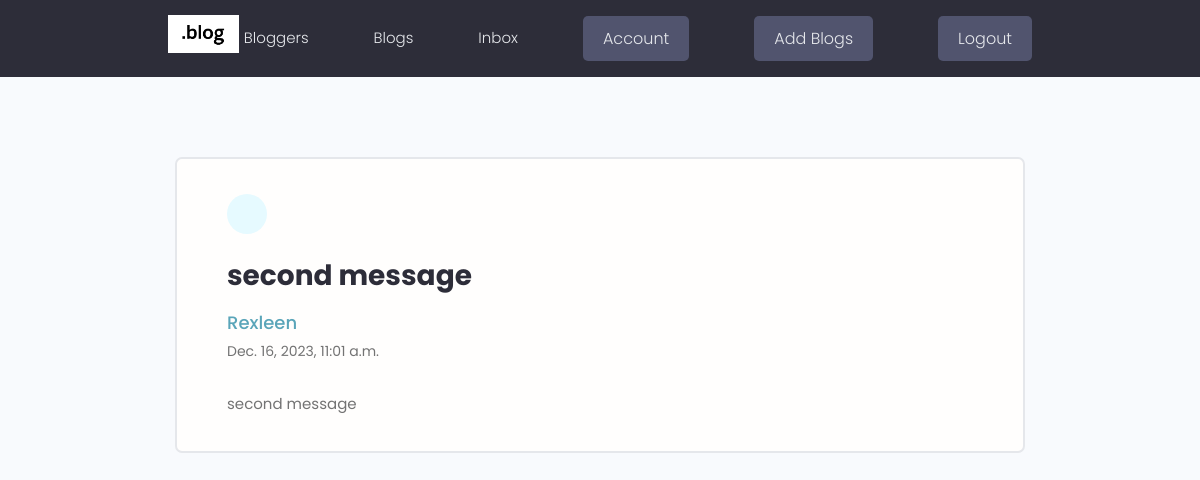
/message/3a877806-4a34-4e34-9966-a2a6d7c01258/ (signed in), run on the app's committed database.
### users/models.py (models this page shows, shortened)
class Message(models.Model):
    sender = models.ForeignKey(
        Profile, on_delete=models.SET_NULL, null=True, blank=True)
    recipient = models.ForeignKey(
        Profile, on_delete=models.SET_NULL, null=True, blank=True, related_name="messages")
    name = models.CharField(max_length=200, null=True, blank=True)
    email = models.EmailField(max_length=200, null=True, blank=True)
    subject = models.CharField(max_length=200, null=True, blank=True)
    body = models.TextField()
    is_read = models.BooleanField(default=False, null=True)
    created = models.DateTimeField(auto_now_add=True)
    id = models.UUIDField(default=uuid.uuid4, unique=True,
                          primary_key=True, editable=False)
    class Meta:
        ordering = ['is_read', '-created']

### users/views.py (the view)
# urls.py: path('message/<str:pk>/', views.view_message, name="message"),
@login_required(login_url='login')
def view_message(request, pk):
    profile = request.user.profile
    message = profile.messages.get(id=pk)
    if message.is_read == False:
        message.is_read = True
        message.save()
    context = {'message': message}
    return render(request, 'users/message.html', context)

### users/templates/users/message.html
{% extends 'core/base.html' %}
{% block content %}
<main class="messagePage my-xl">
  <div class="content-box">
    <div class="message">
      <a class="backButton" href="{% url 'inbox' %}"></a>
      <h2 class="message__subject">{{message.subject}}</h4>
        {% if message.sender %}
        <a href="{% url 'user_profile' message.sender.id  %}" class="message__author">{{message.name}}</a>
        {% else %}
        <p class="message__author">{{message.name}}</p>
        {% endif %}
        <p class="message__date">{{message.created}}</p>
        <div class="message__body">{{message.body|linebreaksbr}}</div>
    </div>
  </div>
</main>
{% endblock content %}

### static/styles/app.css (style rules this page uses)
:root { --color-sub: #2d2d39; }
.content-box { width: 95%; max-width: 85rem; margin: 0 auto; }
.message { padding: 2.5rem 0; }
.message > a { display: flex; gap: 1rem; }
.message__author, .message__date { flex-basis: 25%; }
.message__subject { flex-basis: 50%; }
.message__date { text-align: right; }
.messagePage .message { list-style: none; background: var(--color-white); padding: 3.5rem 5rem; border: 2px solid var(--color-light); border-radius: 0.7rem; }
.messagePage .message__subject { font-size: 2.8rem; color: var(--color-sub); margin-bottom: 1rem; margin-top: 2rem; }
.messagePage .message__author { font-size: 1.8rem; font-weight: 500; }
.messagePage .message__date { font-size: 1.4rem; font-weight: 400; text-align: left; margin-bottom: 3rem; }
.backButton { background: var(--color-main-light); color: var(--color-main); width: 4rem; height: 4rem; display: flex; align-items: center; justify-content: center; border-radius: 50%; }

### static/uikit/styles/modules/_variables.css (style rules this page uses)
:root { --color-main: #5aa5b9; --color-main-light: #e6faff; --color-sub: #3f4156; --color-sub-light: #51546e; --color-sub-lighter: #ededfd; --color-text: #737373; --color-gray: #8b8b8b; --color-light: #e5e7eb; --color-light-gray: #767676; --color-bg: #f8fafd; --color-white: #fffefd; --color-white-light: #f3f3f3; --color-success: #359e64; --color-success-bg: #def8e8; --color-error: #fc4b0b; --color-error-bg: #fff2ee; --font-base: 'Poppins', arial, helvetica, 'Segoe UI', roboto, ubuntu, sans-serif; --font-monospace: 'Fira Code', 'Courier New', courier, monospace; --font-regular: 300; --font-medium: 500; --font-bold: 700; --generic-shadow: 1px 1px 5px #00000010; --generic-transition: all 0.3s ease-in-out; }

### static/uikit/styles/modules/_base.css (style rules this page uses)
* { margin: 0; padding: 0; box-sizing: border-box; text-rendering: optimizeLegibility; color: inherit; font-size: inherit; }
html { font-size: 50%; }
@media only screen and (min-width: 480px) { html { font-size: 56.25%; } }
@media only screen and (min-width: 1200px) { html { font-size: 62.5%; } }
body { line-height: 1.6; font-weight: 400; font-size: 1.5rem; color: var(--color-text); background-color: var(--color-bg); min-height: 100vh; }

### static/uikit/styles/modules/_typography.css (style rules this page uses)
* { font-family: var(--font-base); }
h2 { font-size: 3.6rem; font-weight: var(--font-bold); }
p, span, strong { font-size: 1.6rem; color: var(--color-text); font-weight: var(--font-regular); }
a { padding-bottom: 2px; text-decoration: none; display: inline-block; color: var(--color-main); font-weight: var(--font-medium); }

### static/uikit/styles/modules/_utilities.css (style rules this page uses)
.my-xl { margin: 8rem auto; }

### data on the page
Message: subject "second message", name "Rexleen", created "Dec. 16, 2023, 11:01 a.m.", body "second message"
